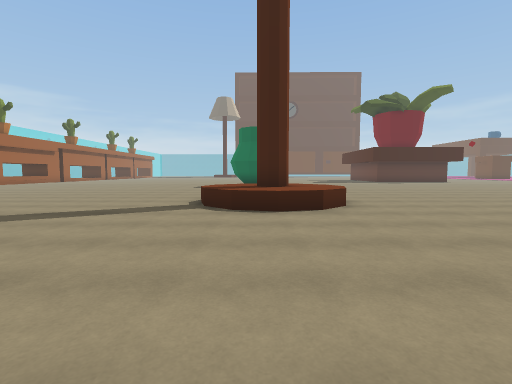
[1] (above)

24 first-person views from a walk through a 3-D level made in the Unity game engine. The camera is 1.4 m above the floor, tilts 4° down and sees 85° across. The floor is counted in squares, 2 m on a side. Each view is taken from the middle of a square. On the plan, view 1 faces up. The plan holds only what a view shows up to about 9 squares ahead; the rest is blank. The place goes on beyond the plan.

[2]
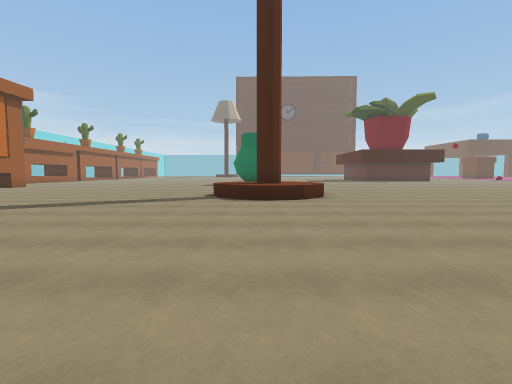

[3]
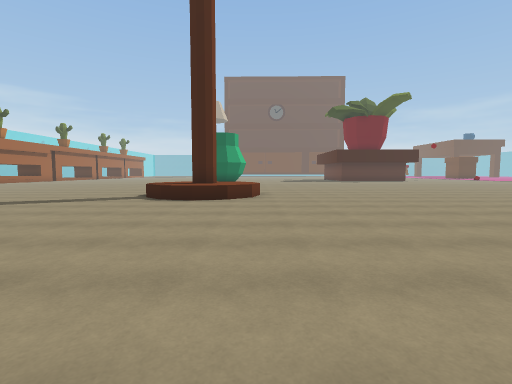

[4]
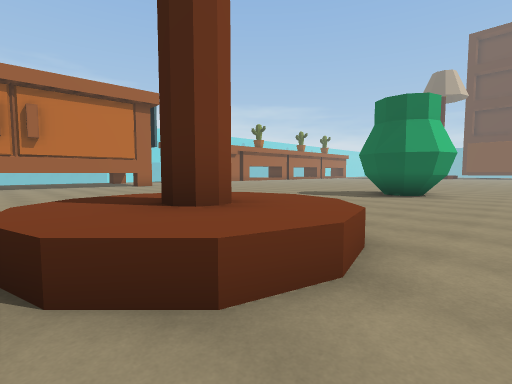

[5]
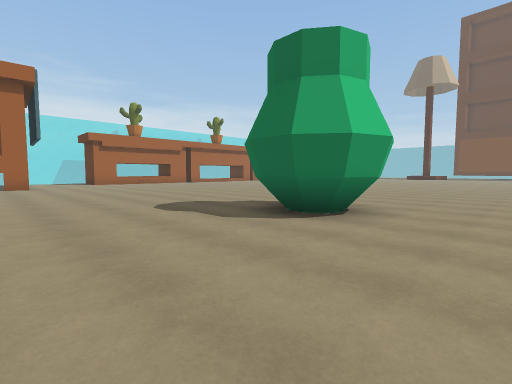

[6]
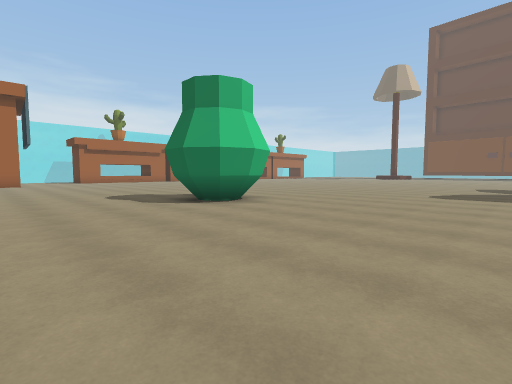

[7]
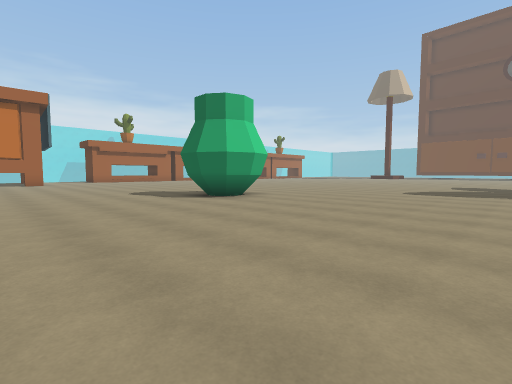

[8]
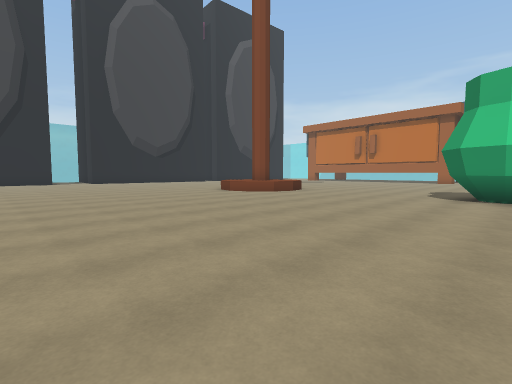

[9]
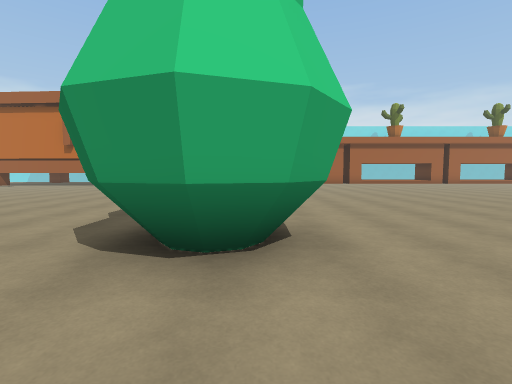

[10]
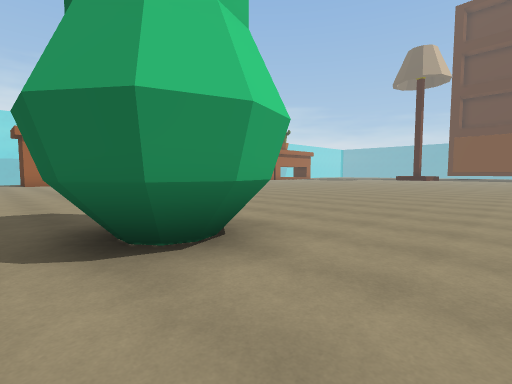

[11]
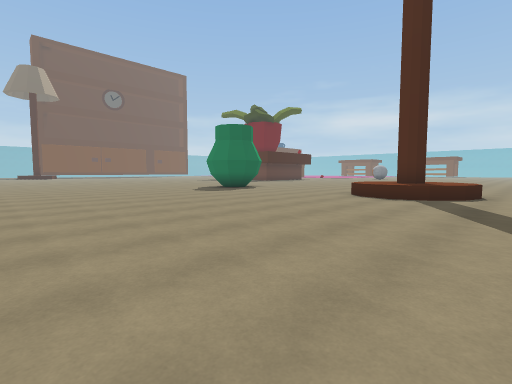

[12]
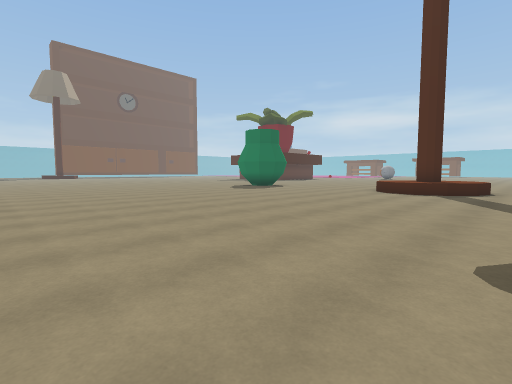

[13]
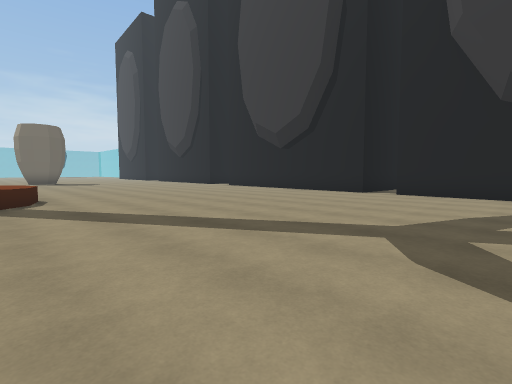

[14]
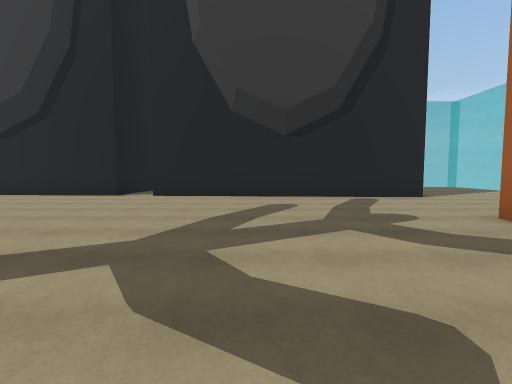

[15]
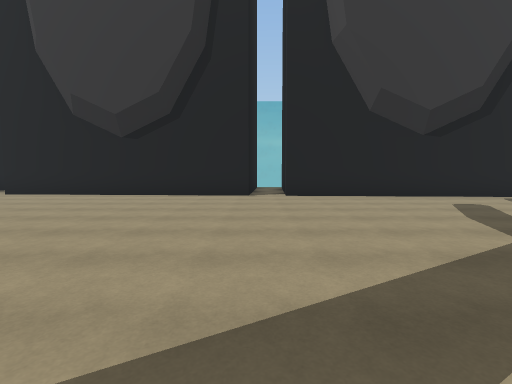

[16]
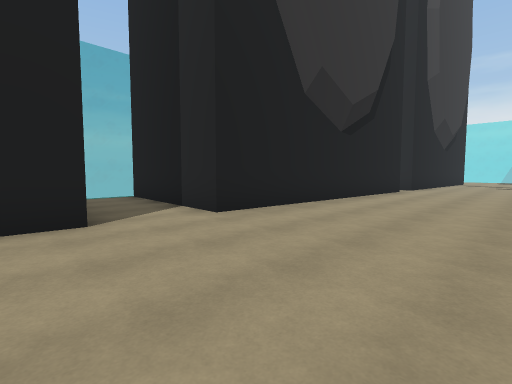

[17]
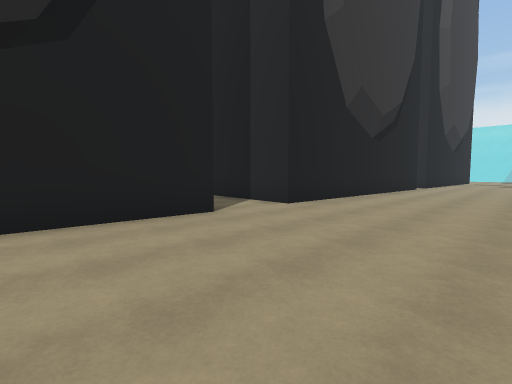

[18]
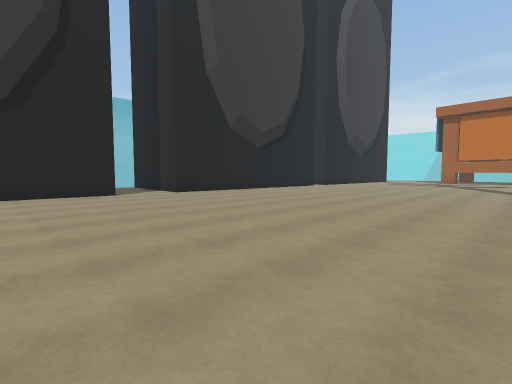

[19]
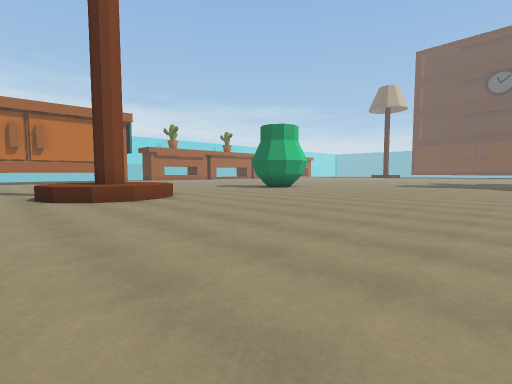

[20]
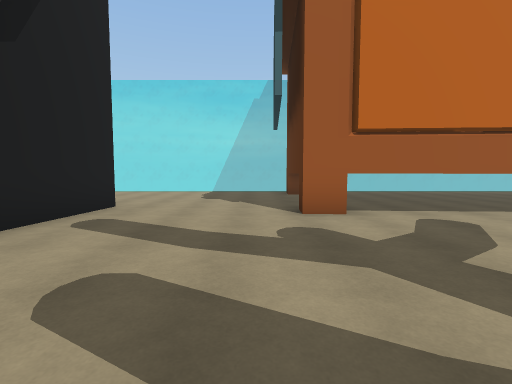

[21]
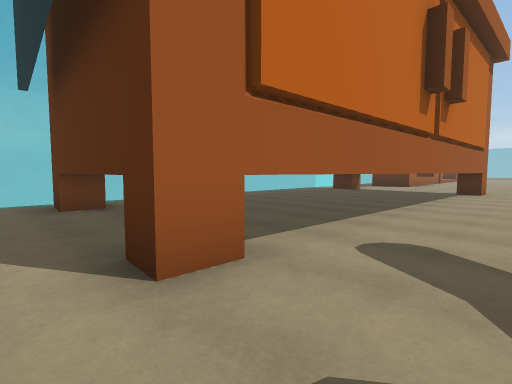

[22]
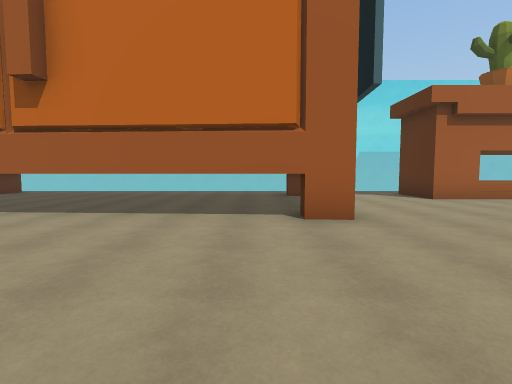

[23]
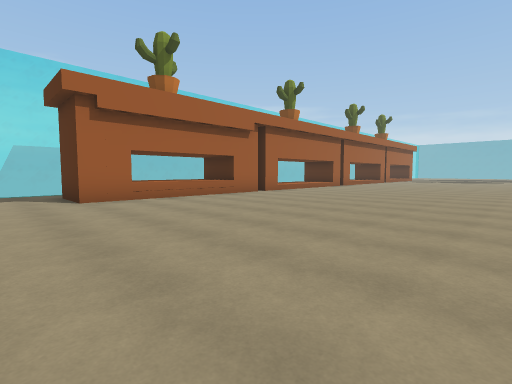

[24]
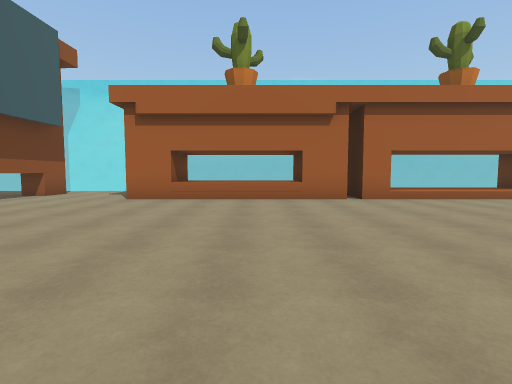

### Floor plan
Points are (right, up) in squares from view 1. A wall is a line through its corners. A room is listed if a view was taken in it or the views show most of it. See-through windows are left out.
Room 1 (views 1, 2, 3, 4, 5, 6, 7, 8, 9, 10, 11, 12, 13, 14, 15, 16, 17, 18, 19, 20, 21, 22, 23, 24)
walls: (-11.1, 10.7) (-11.9, 10.8); (-11.1, 11.5) (-11.7, 0.8) (-16.5, 1.1); (-15.3, 11.7) (-15.4, 11); (-16.1, 11.7) (-13.9, 11.6); (-16, 15.8) (-14.2, 15.8); (-14.2, 19.2) (-15.9, 19.2); (-14.3, 20.5) (-14.3, 14.6) (-16.1, 14.6); (-3.8, -4) (-3.8, -3.4) (4, -3.9); (-14.3, 21.6) (-14.3, 20.8) (-15.5, 20.8); (-12.8, -2.9) (-4.9, -3.4); (6, -4.1) (8.9, -4.2)
low walls: (1.3, 8.1) (1.9, 7.6) (2.1, 6.7) (1.9, 5.8) (1.3, 5.2) (0.4, 5) (-0.5, 5.2) (-1.1, 5.8) (-1.3, 6.7) (-1.1, 7.6)
ways out: opening at (5, -3); gap at (-16, 15)
objects: other object (-1, 14) to (1, 15)

Positions as (right, up) in squares from view 1, and headings:
1: (0, 0), facing up
2: (0, -2), facing up
3: (2, -2), facing up
4: (3, 5), facing up-left
5: (3, 10), facing up-left
6: (6, 10), facing up-left
7: (7, 9), facing up-left
8: (9, 15), facing down-left
9: (3, 15), facing left
10: (3, 13), facing up-left
11: (-9, 4), facing up-right
12: (-11, 4), facing up-right
13: (-8, 6), facing down-right
14: (-8, 5), facing down
15: (-4, 5), facing down
16: (7, 0), facing down-left
17: (9, 0), facing down-left
18: (9, 5), facing down-left
19: (9, 4), facing up-left
20: (-7, 0), facing left
21: (-10, 0), facing up-left
22: (-7, 10), facing left
23: (-7, 13), facing up-left
24: (-7, 18), facing left
